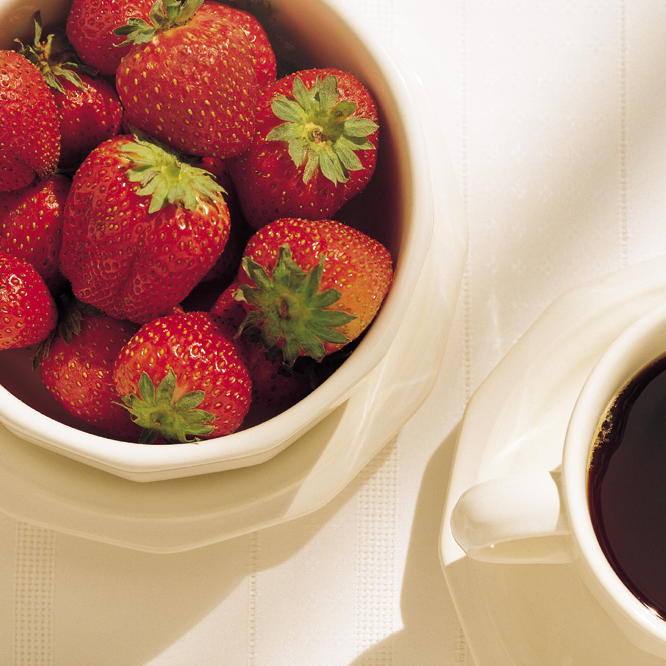
%> input picture Fig0630(01)(strawberries_fullcolor).tif, 666 x 666 px
$ octave chapter_04_04.m   (GNU Octave 9; MATLAB toolbox functions it lacks are replaced by stand-ins)
%> lines starting %> are read from the running program, lines starting %| are printed output that depends on the picture; in (x1, y1, x2, y2) boxes, pixels count from 0 and x2, y2 are one past the last pixel; in counts of white or black regions, pixels touching at a corner belong together; the program's own positions count from 1
% Skeletonization
img=imread('Fig0630(01)(strawberries_fullcolor).tif');
%> img is the input picture: size 666x666x3 uint8; mean R, G, B 186.3, 145.9, 126.5
rgb_img=rgb2gray(img);
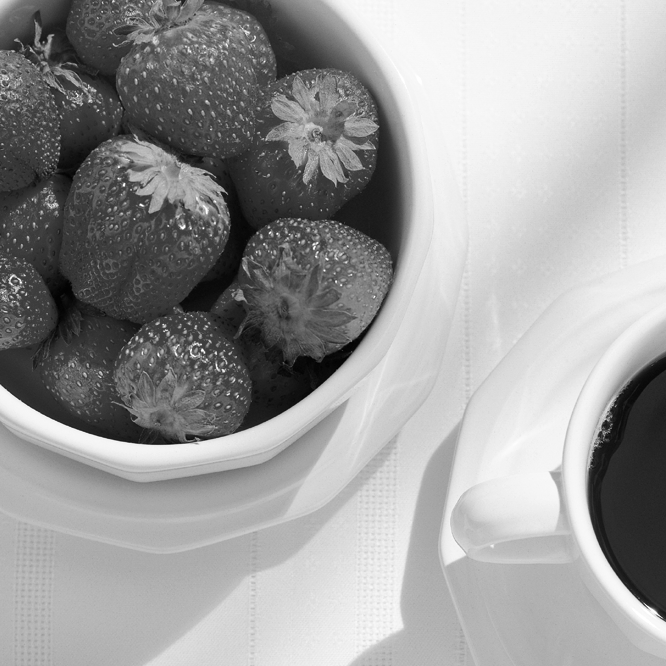
%> rgb_img: size 666x666 uint8; min 2, max 255, mean 155.7
binary_img=im2bw(rgb_img);
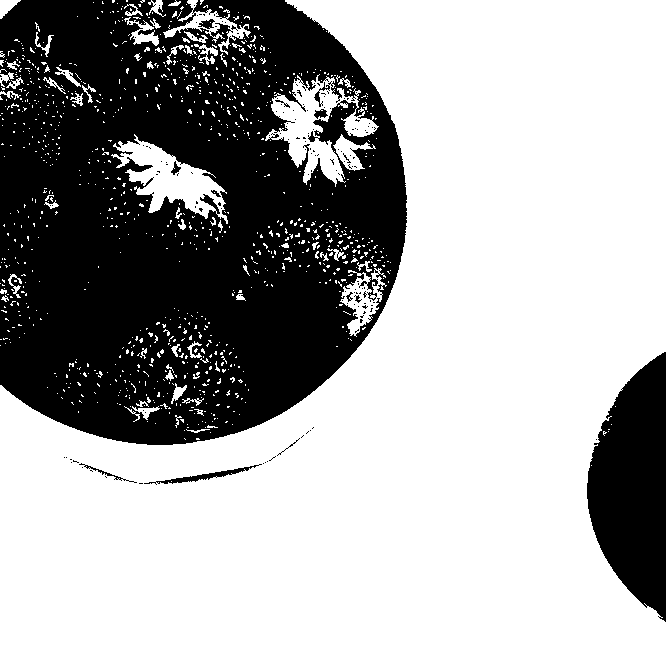
%> binary_img: size 666x666 logical; 65.3% white; 161 black regions (149 under 20 px), largest, box (x1, y1, x2, y2) and area: (0, 0, 407, 445) 137768, (587, 352, 666, 622) 14747, (144, 464, 262, 485) 436

skeleton_img = bwskel(binary_img);
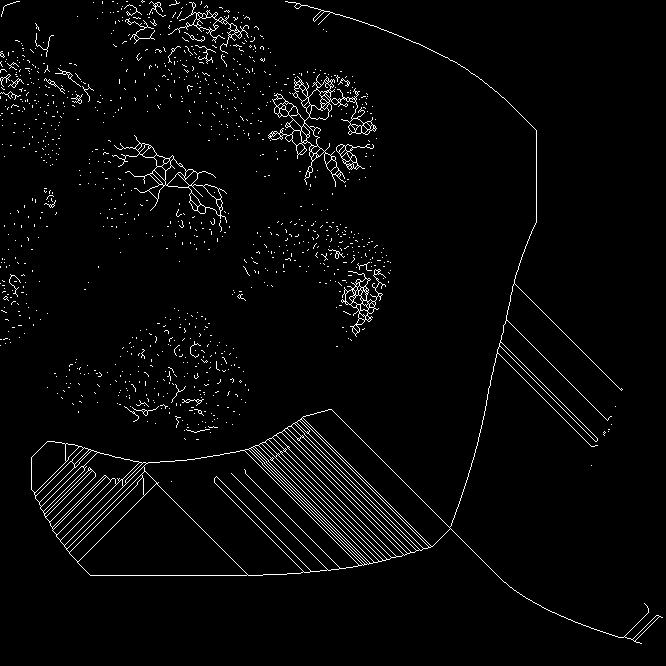
%> skeleton_img: size 666x666 logical; 2.8% white in thin lines or dots

subplot(2,2,1),imshow(img),title('Original Image');
subplot(2,2,2),imshow(rgb_img), title('Gray Image');
subplot(2,2,3),imshow(binary_img), title('Binary Image');
subplot(2,2,4),imshow(skeleton_img), title(' Skeletonized Image');
